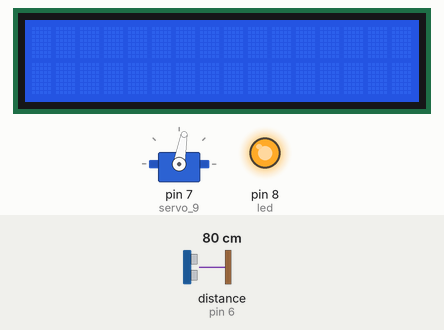
The sketch below on a simulated Arduino Uno, built with avr-gcc and run on an emulated ATmega328P. On the bench: 16×2 character LCD, servo, output pins drawn as LEDs (lit = HIGH). The test bench sets the inputs (shaded band); at power-on: distance to the obstacle (sensor on pin 6) 80 cm. The echo pulse lasts 58.3 µs per cm.

Above: at 1.2 s.
1.3 s: distance to the obstacle (sensor on pin 6) set to 2 cm
At 1.48 s:
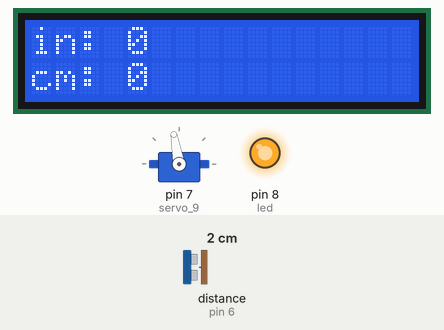
3.3 s: distance to the obstacle (sensor on pin 6) set to 60 cm
At 3.51 s:
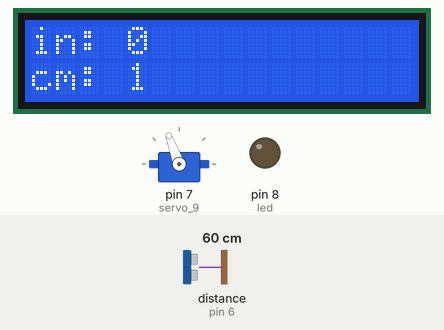
5.3 s: distance to the obstacle (sensor on pin 6) set to 120 cm
At 5.45 s:
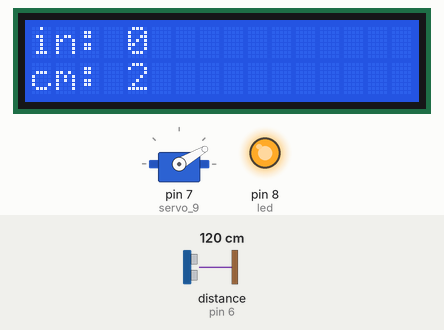
Timing chart, 0 to 13.4 s (numbered marks = the images above; inputs shaded):
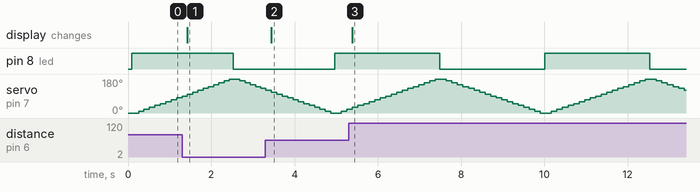

The sketch:

MY_WORKSHOP.ino
```cpp
#include <Servo.h>

#include <LiquidCrystal.h>

#include <SR04.h>

long distanza;

int inches = 0;

int cm = 0;

int pos = 0;

int cmt = 1;

#define infra 10

#define led 8

#define TRIG_PIN 6

#define ECHO_PIN 9

SR04 sr04 = SR04(ECHO_PIN, TRIG_PIN);

Servo servo_9;

LiquidCrystal lcd_1(12, 11, 5, 4, 3, 2);

void print()
{
    if (inches <= 100)
    {
        lcd_1.setCursor(6, 0);
        lcd_1.print(" ");
    }
    if (cm <= 100)
    {
        lcd_1.setCursor(6, 1);
        lcd_1.print(" ");
    }
    lcd_1.setCursor(0, 0);
    lcd_1.print("in: ");
    lcd_1.setCursor(4, 0);
    lcd_1.print(inches);
    lcd_1.setCursor(0, 1);
    lcd_1.print("cm: ");
    lcd_1.setCursor(4, 1);
    lcd_1.print(cm);
}

void misure(int *m, int *in)
{
    distanza = sr04.Distance();
    *m = 0.01723 * distanza;
    *in = (*m / 2.54);
}

void setup()
{
    lcd_1.begin(16, 2);
    servo_9.attach(7, 500, 2500);
    pinMode(led, OUTPUT);
    servo_9.write(0);
}

void loop()
{
    misure(&cm, &inches);
    if (cmt != cm)
    {
        print();
        cmt = cm;
    }
    while (inches < 40 || inches > 50)
    {
        digitalWrite(led, HIGH);
        for (pos = 0; pos <= 180; pos += 10)
        {
            misure(&cm, &inches);
            if (cmt != cm)
            {
                print();
                cmt = cm;
            }
            servo_9.write(pos);
            delay(100);
        }
        digitalWrite(led, LOW);
        for (pos = 180; pos >= 0; pos -= 10)
        {
            misure(&cm, &inches);
            if (cmt != cm)
            {
                print();
                cmt = cm;
            }
            servo_9.write(pos);
            delay(100);
        }
    }
    delay(1000);
}
```

Measured:
- after the input at 1.3 s, the display: changes after 0.13 s (image 1)
- after the input at 3.3 s, the display: changes after 0.15 s (image 2)
- after the input at 5.3 s, the display: changes after 0.09 s (image 3)
